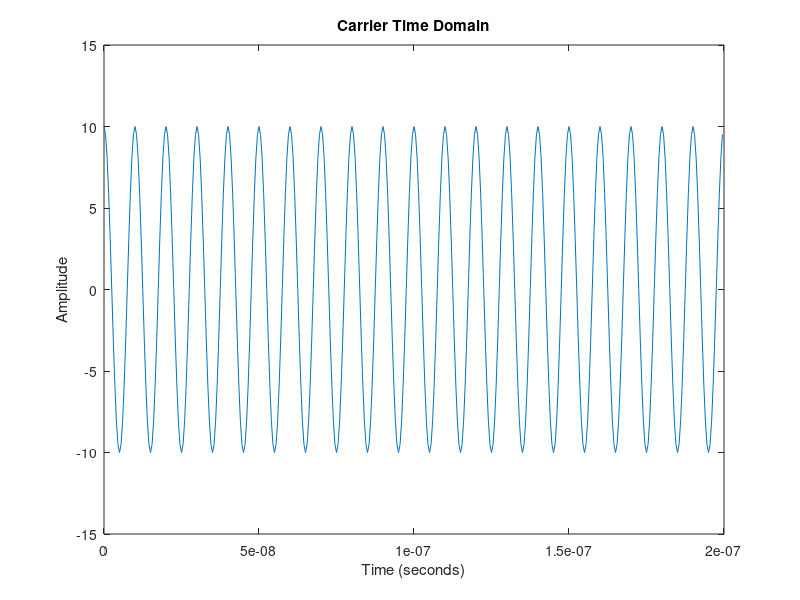

The MATLAB source for this figure:
%% Transmitter
%% Brent Horine (c) 2024
%% Clear everything
clear; close all; clc;
%% Set parameters
M = 8;  % Optionally used to set the length of signals
T = 2.0E-7;  % Length of time domain analysis
OverSampling = 20;  % While technically 2X works, we get prettier plots with 20
freq = 100.0E6;  % Carrier frequency
amplitude = 10.0;  % Carrier amplitude

%% Create timebase
fs = OverSampling*max(freq);  % Claculate the sampling frequency
N = 2^M;  % Optionally used to set the length of signals
%t = 0:1/fs:(N - 1)/fs;
t = 0:1/fs:T - 1/fs;  % Create the time base sampled at fs

%% Create signal
sig = amplitude*cos(2.0*pi*freq*t);

%% Plot signal
plot(t, sig)
xlabel("Time (seconds)")
ylabel("Amplitude")
title("Carrier Time Domain")
axis([0 T -15 15])

